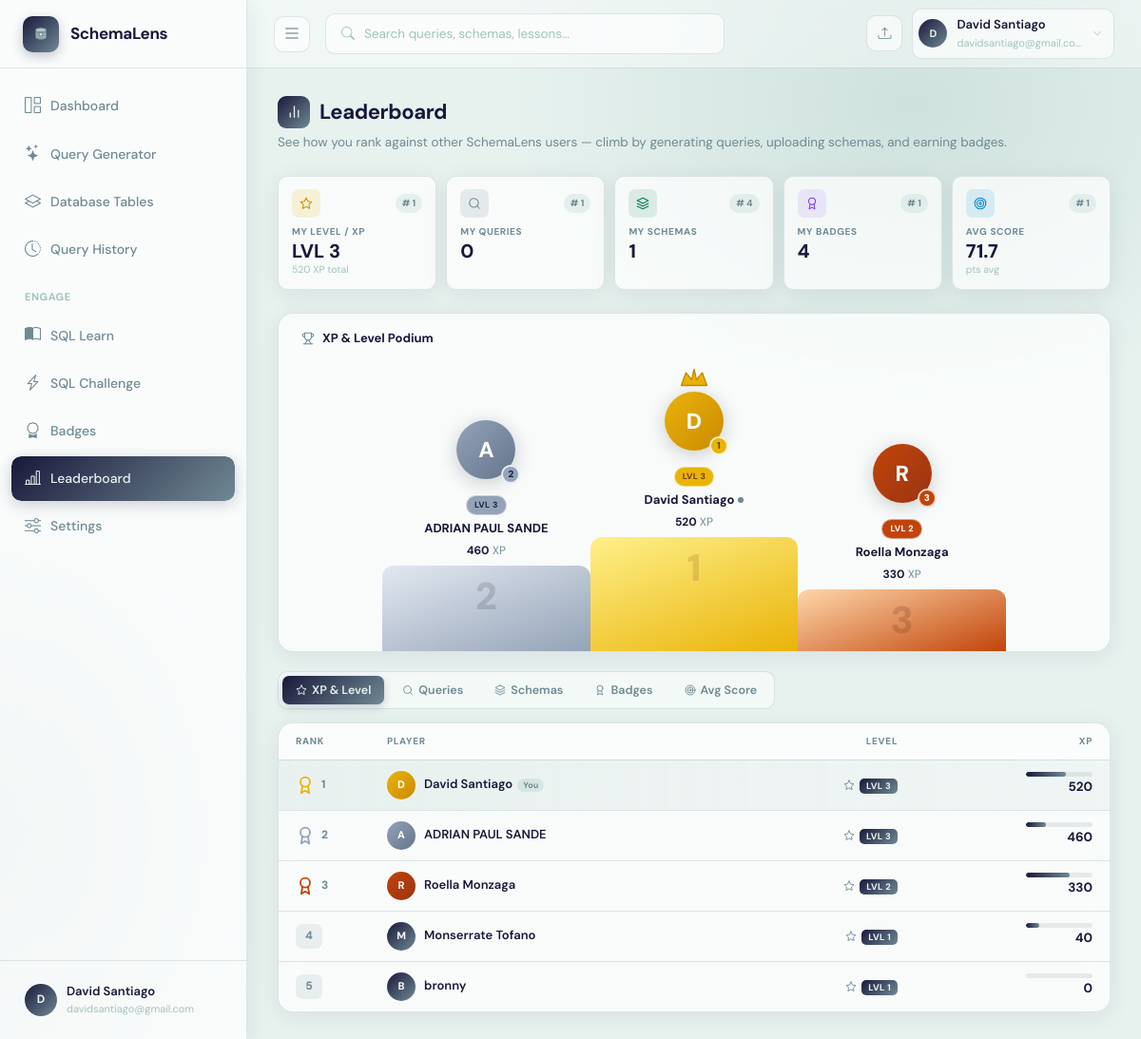
Page /leaderboard (signed in) on the committed database.
### app.py (models this page shows)
class User(UserMixin, db.Model):
    __tablename__ = "users"
    id           = db.Column(db.Integer, primary_key=True)
    name         = db.Column(db.String(120), nullable=False)
    email        = db.Column(db.String(200), unique=True, nullable=False)
    password     = db.Column(db.String(256), nullable=False)
    company      = db.Column(db.String(120), default="")
    role         = db.Column(db.String(80), default="")
    gemini_key   = db.Column(db.String(256), default="")
    last_active   = db.Column(db.DateTime, nullable=True)
    streak_days  = db.Column(db.Integer, default=0)
    created_at   = db.Column(db.DateTime, default=datetime.datetime.utcnow)
    agreement_accepted = db.Column(db.Boolean, default=False)
    agreement_accepted_at = db.Column(db.DateTime, nullable=True)
    schemas      = db.relationship("SchemaUpload", backref="owner", lazy=True,
                                   cascade="all, delete-orphan")
    queries      = db.relationship("QueryHistory", backref="owner", lazy=True,
                                   cascade="all, delete-orphan")
    badges       = db.relationship("UserBadge", backref="user", lazy=True,
                                   cascade="all, delete-orphan")
    challenges   = db.relationship("ChallengeAttempt", backref="user", lazy=True,
                                   cascade="all, delete-orphan")

### app.py (the view)
@app.route("/leaderboard")
@login_required
def leaderboard():
    from sqlalchemy import func
    all_users = User.query.all()
    def user_stats(u):
        qc = QueryHistory.query.filter_by(user_id=u.id).count()
        sc = SchemaUpload.query.filter_by(user_id=u.id).count()
        bc = UserBadge.query.filter_by(user_id=u.id).count()
        attempts = ChallengeAttempt.query.filter_by(user_id=u.id).all()
        cc = len(attempts)
        scores = [a.score for a in attempts if a.score is not None]
        avg_score = round(sum(scores) / len(scores), 1) if scores else 0
        best_score = max(scores) if scores else 0
        streak = getattr(u, 'streak_days', 0) or 0
        xp = (bc * 100) + (qc * 5) + (sc * 20) + (cc * 15) + (streak * 10)
        level = max(1, xp // 200 + 1)
        return {
            "id": u.id, "name": u.name,
            "query_count": qc, "schema_count": sc,
            "badge_count": bc, "challenge_count": cc,
            "avg_score": avg_score, "best_score": best_score,
            "streak": streak, "xp": xp, "level": level,
        }
    all_stats = [user_stats(u) for u in all_users]
    top_xp      = sorted(all_stats, key=lambda r: r["xp"],          reverse=True)[:10]
    top_queries = sorted([r for r in all_stats if r["query_count"]  > 0], key=lambda r: r["query_count"],  reverse=True)[:10]
    top_schemas = sorted([r for r in all_stats if r["schema_count"] > 0], key=lambda r: r["schema_count"], reverse=True)[:10]
    top_badges  = sorted([r for r in all_stats if r["badge_count"]  > 0], key=lambda r: r["badge_count"],  reverse=True)[:10]
    top_scores  = sorted([r for r in all_stats if r["avg_score"]    > 0], key=lambda r: r["avg_score"],    reverse=True)[:10]
    me = next((r for r in all_stats if r["id"] == current_user.id), None)
    if me is None:
        me = user_stats(current_user)
    def my_rank(board):
        for i, r in enumerate(board):
            if r["id"] == current_user.id:
                return i + 1
        uid = current_user.id
        if board and "xp" in board[0]:
            full = sorted(all_stats, key=lambda r: r["xp"], reverse=True)
        elif board and "query_count" in board[0]:
            full = sorted(all_stats, key=lambda r: r["query_count"], reverse=True)
        elif board and "schema_count" in board[0]:
            full = sorted(all_stats, key=lambda r: r["schema_count"], reverse=True)
        elif board and "badge_count" in board[0]:
            full = sorted(all_stats, key=lambda r: r["badge_count"], reverse=True)
        else:
            full = sorted(all_stats, key=lambda r: r["avg_score"], reverse=True)
        for i, r in enumerate(full):
            if r["id"] == uid:
                return i + 1
        return None
    return render_template(
        "leaderboard.html",
        top_xp=top_xp,
        top_queries=top_queries,
        top_schemas=top_schemas,
        top_badges=top_badges,
        top_scores=top_scores,
        me=me,
        xp_rank=my_rank(top_xp),
        query_rank=my_rank(top_queries),
        schema_rank=my_rank(top_schemas),
        badge_rank=my_rank(top_badges),
        score_rank=my_rank(top_scores),
    )

### app.py (called while the page is built)
@login_manager.user_loader
def load_user(user_id):
    return db.session.get(User, int(user_id))

### templates/leaderboard.html (shortened to what this page needs)
{% extends "base.html" %}
{% block content %}
{% macro medal(rank) %}
{% if rank==1 %}<svg class="medal-ico" viewBox="0 0 24 24" fill="none" stroke="#eab308" stroke-width="2.2" stroke-linecap="round" stroke-linejoin="round"><circle cx="12" cy="8" r="6"/><path d="M15.477 12.89 17 22l-5-3-5 3 1.523-9.11"/></svg>
{% elif rank==2 %}<svg class="medal-ico" viewBox="0 0 24 24" fill="none" stroke="#94a3b8" stroke-width="2.2" stroke-linecap="round" stroke-linejoin="round"><circle cx="12" cy="8" r="6"/><path d="M15.477 12.89 17 22l-5-3-5 3 1.523-9.11"/></svg>
{% elif rank==3 %}<svg class="medal-ico" viewBox="0 0 24 24" fill="none" stroke="#c2440a" stroke-width="2.2" stroke-linecap="round" stroke-linejoin="round"><circle cx="12" cy="8" r="6"/><path d="M15.477 12.89 17 22l-5-3-5 3 1.523-9.11"/></svg>
{% endif %}
{% endmacro %}
{% macro av_class(rank, is_me) %}{{ 'av-gold' if rank==1 else ('av-silver' if rank==2 else ('av-bronze' if rank==3 else ('av-me' if is_me else 'av-default'))) }}{% endmacro %}
{% macro lb_table(rows, val_key, val_label, icon_name, extra_col=None, extra_key=None, extra_icon=None) %}
<div class="lb-card">
  {% if rows %}
  <table class="lb-table">
    <thead>
      <tr>
        <th style="width:72px">Rank</th>
        <th>Player</th>
        {% if extra_col %}<th class="th-r">{{ extra_col }}</th>{% endif %}
        <th class="th-r">{{ val_label }}</th>
      </tr>
    </thead>
    <tbody>
      {% for row in rows %}
      {% set is_me = row.id == current_user.id %}
      {% set r = loop.index %}
      <tr class="{{ 'is-me' if is_me }}">
        <td>
          <div class="rank-cell">
            {% if r <= 3 %}
              {{ medal(r) }}
              <span class="rank-num-label">{{ r }}</span>
            {% else %}
              <span class="rank-badge">{{ r }}</span>
            {% endif %}
          </div>
        </td>
        <td>
          <div class="row-user">
            <div class="row-av {{ av_class(r, is_me) }}">{{ row.name[0].upper() }}</div>
            <span class="row-name">{{ row.name }}{% if is_me %}<span class="you-tag">You</span>{% endif %}</span>
          </div>
        </td>
        {% if extra_col %}
        <td class="td-r">
          <div class="score-cell">
            {{ ico(extra_icon) | replace('viewBox','width="12" height="12" viewBox') | safe }}
            <span class="score-val">
              {% if extra_key == 'level' %}<span class="lvl-chip">LVL {{ row[extra_key] }}</span>
              {% else %}{{ row[extra_key] }}{% endif %}
            </span>
          </div>
        </td>
        {% endif %}
        <td class="td-r">
          {% if val_key == 'xp' %}
          <div class="xp-cell">
            <div class="xp-track">
              <div class="xp-fill" style="--xp-pct: {{ ((row.xp % 200) / 200 * 100)|round(0) }}%; width: var(--xp-pct);"></div>
            </div>
          </div>
            <span class="score-val">{{ row.xp }}</span>
          </div>
          {% else %}
          <div class="score-cell">
            {{ ico(icon_name) | replace('viewBox','width="12" height="12" viewBox') | safe }}
            <span class="score-val">{{ row[val_key] }}</span>
          </div>
          {% endif %}
        </td>
      </tr>
      {% endfor %}
    </tbody>
  </table>
  {% else %}
  <div class="lb-empty">
    {{ ico(icon_name) | replace('viewBox','width="36" height="36" viewBox') | safe }}
    <p>No data yet — start using SchemaLens to appear here!</p>
  </div>
  {% endif %}
</div>
{% endmacro %}
<div class="lb-page">
  <div class="lb-head fade-in">
    <h1>
      <span class="h-ico">{{ ico('chart') | replace('viewBox','width="17" height="17" viewBox') | safe }}</span>
      Leaderboard
    </h1>
    <p>See how you rank against other SchemaLens users — climb by generating queries, uploading schemas, and earning badges.</p>
  </div>
  {% if me %}
  <div class="my-strip fade-in fade-in-1">
    <div class="my-tile">
      <div class="my-tile-top">
        <div class="my-tile-ico mti-gold">{{ ico('star') | replace('viewBox','width="14" height="14" viewBox') | safe }}</div>
        {% if xp_rank %}<span class="rank-pill"># {{ xp_rank }}</span>{% endif %}
      </div>
      <div class="my-tile-lbl">My Level / XP</div>
      <div class="my-tile-val">LVL {{ me.level }}</div>
      <div class="my-tile-sub">{{ me.xp }} XP total</div>
    </div>
    <div class="my-tile">
      <div class="my-tile-top">
        <div class="my-tile-ico mti-teal">{{ ico('search') | replace('viewBox','width="14" height="14" viewBox') | safe }}</div>
        {% if query_rank %}<span class="rank-pill"># {{ query_rank }}</span>{% endif %}
      </div>
      <div class="my-tile-lbl">My Queries</div>
      <div class="my-tile-val">{{ me.query_count }}</div>
    </div>
    <div class="my-tile">
      <div class="my-tile-top">
        <div class="my-tile-ico mti-green">{{ ico('layers') | replace('viewBox','width="14" height="14" viewBox') | safe }}</div>
        {% if schema_rank %}<span class="rank-pill"># {{ schema_rank }}</span>{% endif %}
      </div>
      <div class="my-tile-lbl">My Schemas</div>
      <div class="my-tile-val">{{ me.schema_count }}</div>
    </div>
    <div class="my-tile">
      <div class="my-tile-top">
        <div class="my-tile-ico mti-purple">{{ ico('award') | replace('viewBox','width="14" height="14" viewBox') | safe }}</div>
        {% if badge_rank %}<span class="rank-pill"># {{ badge_rank }}</span>{% endif %}
      </div>
      <div class="my-tile-lbl">My Badges</div>
      <div class="my-tile-val">{{ me.badge_count }}</div>
    </div>
    <div class="my-tile">
      <div class="my-tile-top">
        <div class="my-tile-ico mti-blue">{{ ico('target') | replace('viewBox','width="14" height="14" viewBox') | safe }}</div>
        {% if score_rank %}<span class="rank-pill"># {{ score_rank }}</span>{% endif %}
      </div>
      <div class="my-tile-lbl">Avg Score</div>
      <div class="my-tile-val">{{ me.avg_score }}</div>
      <div class="my-tile-sub">pts avg</div>
    </div>
  </div>
  {% endif %}
  <div class="podium-card fade-in fade-in-1">
    <div class="podium-card-head">
      {{ ico('trophy') | replace('viewBox','width="14" height="14" viewBox') | safe }}
      <span id="podium-title">XP &amp; Level Podium</span>
    </div>
    <div class="podium-stage" id="podium-stage"></div>
  </div>
  <div class="lb-tabs fade-in fade-in-2">
    <button class="lb-tab active" onclick="switchTab(this,'xp')">
      {{ ico('star')   | replace('viewBox','width="12" height="12" viewBox') | safe }} XP &amp; Level
    </button>
    <button class="lb-tab" onclick="switchTab(this,'queries')">
      {{ ico('search') | replace('viewBox','width="12" height="12" viewBox') | safe }} Queries
    </button>
    <button class="lb-tab" onclick="switchTab(this,'schemas')">
      {{ ico('layers') | replace('viewBox','width="12" height="12" viewBox') | safe }} Schemas
    </button>
    <button class="lb-tab" onclick="switchTab(this,'badges')">
      {{ ico('award')  | replace('viewBox','width="12" height="12" viewBox') | safe }} Badges
    </button>
    <button class="lb-tab" onclick="switchTab(this,'scores')">
      {{ ico('target') | replace('viewBox','width="12" height="12" viewBox') | safe }} Avg Score
    </button>
  </div>
  <div class="tab-panel active" id="panel-xp">
    {{ lb_table(top_xp, 'xp', 'XP', 'star', extra_col='Level', extra_key='level', extra_icon='star') }}
{% endblock %}

### templates/base.html (shortened to what this page needs)
<!DOCTYPE html>
<html lang="en">
<head>
  <link href="https://cdn.jsdelivr.net/npm/bootstrap-icons@1.11.3/font/bootstrap-icons.css" rel="stylesheet">
  <link rel="stylesheet" href="https://cdnjs.cloudflare.com/ajax/libs/highlight.js/11.9.0/styles/github-dark.min.css">
</head>
<body>
{% if current_user.is_authenticated %}
<aside class="sidebar" id="appSidebar" aria-label="Main Navigation">
  <div class="sidebar-logo">
    <a href="{{ url_for('dashboard') }}">
      <div class="logo-icon">
      </div>
      <span class="logo-text">SchemaLens</span>
    </a>
  </div>
  <nav class="sidebar-nav">
    <a href="{{ url_for('dashboard') }}" class="nav-item {% if request.endpoint=='dashboard' %}active{% endif %}">
      <i class="bi bi-grid-1x2" aria-hidden="true"></i> <span>Dashboard</span>
    </a>
    <a href="{{ url_for('query_page') }}" class="nav-item {% if request.endpoint=='query_page' %}active{% endif %}">
      <i class="bi bi-stars" aria-hidden="true"></i> <span>Query Generator</span>
    </a>
    <a href="{{ url_for('schemas') }}" class="nav-item {% if request.endpoint in ['schemas','schema_detail'] %}active{% endif %}">
      <i class="bi bi-layers" aria-hidden="true"></i> <span>Database Tables</span>
    </a>
    <a href="{{ url_for('history') }}" class="nav-item {% if request.endpoint=='history' %}active{% endif %}">
      <i class="bi bi-clock-history" aria-hidden="true"></i> <span>Query History</span>
    </a>
    <div class="nav-section">Engage</div>
       <a href="{{ url_for('learn') }}" class="nav-item {% if request.endpoint=='learn' %}active{% endif %}">
      <i class="bi bi-book-half" aria-hidden="true"></i> <span>SQL Learn</span>
    </a>
    <a href="{{ url_for('challenge_page') }}" class="nav-item {% if request.endpoint=='challenge_page' %}active{% endif %}">
      <i class="bi bi-lightning-charge" aria-hidden="true"></i> <span>SQL Challenge</span>
    </a>
    <a href="{{ url_for('badges_page') }}"    class="nav-item {% if request.endpoint=='badges_page' %}active{% endif %}">
      <i class="bi bi-award" aria-hidden="true"></i> <span>Badges</span>
    </a>
    <a href="{{ url_for('leaderboard') }}"    class="nav-item {% if request.endpoint=='leaderboard' %}active{% endif %}">
      <i class="bi bi-bar-chart-line" aria-hidden="true"></i> <span>Leaderboard</span>
    </a>
    <a href="{{ url_for('settings') }}" class="nav-item {% if request.endpoint=='settings' %}active{% endif %}">
      <i class="bi bi-sliders" aria-hidden="true"></i> <span>Settings</span>
    </a>
  </nav>
  <div class="sidebar-footer">
    <div class="user-row" tabindex="0" aria-label="User Profile Summary">
      <div class="user-avatar">{{ current_user.name[0].upper() }}</div>
      <div>
        <div class="user-name">{{ current_user.name }}</div>
        <div class="user-email">{{ current_user.email[:26] }}{% if current_user.email|length > 26 %}…{% endif %}</div>
      </div>
    </div>
  </div>
</aside>
<header class="topbar">
  <button class="icon-btn" id="sidebarToggleBtn" onclick="toggleSidebar()" aria-label="Toggle Sidebar" aria-controls="appSidebar">
    <i class="bi bi-list" style="font-size: 20px;"></i>
  </button>
  <div class="search-box" style="position:relative;">
    <i class="bi bi-search" aria-hidden="true"></i>
    <input type="text" id="globalSearchInput" placeholder="Search queries, schemas, lessons…" autocomplete="off" oninput="globalSearch(this.value)" aria-label="Global Search">
  </div>
  <div class="topbar-right">
    <a href="{{ url_for('schemas') }}" class="icon-btn" title="Upload Schema" aria-label="Upload Schema"><i class="bi bi-upload"></i></a>
    <div class="user-dropdown-wrapper">
      <div class="topbar-user" id="topbarUserBtn" tabindex="0" role="button" aria-haspopup="true" aria-expanded="false" aria-label="User Menu">
        <div class="user-avatar" style="width:30px;height:30px;font-size:11px;">{{ current_user.name[0].upper() }}</div>
        <div>
          <div class="name">{{ current_user.name }}</div>
          <div class="email">{{ current_user.email[:22] }}{% if current_user.email|length>22 %}…{% endif %}</div>
        </div>
        <i class="bi bi-chevron-down" style="font-size:10px;color:var(--text-xs);margin-left:2px;" aria-hidden="true"></i>
      </div>
    </div>
  </div>
</header>
<div class="main">
  <div class="page">
    {% block content %}{% endblock %}
{% else %}
{% block auth_content %}{% endblock %}
{% endif %}
</body>
</html>

### rows in the picture
User: name "D", name "David Santiago", email "davidsantiago@gmail.com", email "davidsantiago@gmail.co", r "1", shows "You", id "3", {{ ((row.xp % 200) / 200 * 100)|round(0) }} 60.0 (drawn), xp "520"
User: r "2", name "A", name "ADRIAN PAUL SANDE", row "3", {{ ((row.xp % 200) / 200 * 100)|round(0) }} 30.0 (drawn), xp "460"
User: r "3", name "R", name "Roella Monzaga", row "2", {{ ((row.xp % 200) / 200 * 100)|round(0) }} 65.0 (drawn), xp "330"
User: r "4", name "M", name "Monserrate Tofano", agreement_accepted "1", {{ ((row.xp % 200) / 200 * 100)|round(0) }} 20.0 (drawn), xp "40"
User: r "5", name "B", name "bronny", agreement_accepted "1", xp "0"

### other values in the picture
{{ xp_rank }} "1"
{{ me.level }} "3"
{{ me.xp }} "520"
{{ query_rank }} "1"
{{ me.query_count }} "0"
{{ schema_rank }} "4"
{{ me.schema_count }} "1"
{{ badge_rank }} "1"
{{ me.badge_count }} "4"
{{ score_rank }} "1"
{{ me.avg_score }} "71.7"
{{ extra_col }} "LEVEL"
{{ val_label }} "XP"
